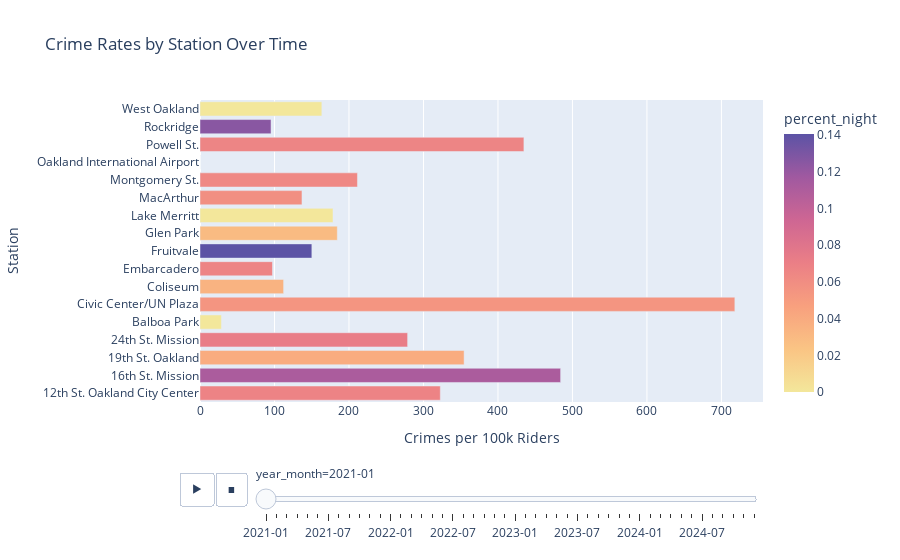

The notebook cell this image was saved under:
### Code cell
fig = px.bar(
    geoCrimeFrame,
    x="crimes_per_100k",
    y="station",
    color="percent_night",
    color_continuous_scale="sunset",
    animation_frame="year_month",
    title="Crime Rates by Station Over Time",
    labels={"crimes_per_100k": "Crimes per 100k Riders", "station": "Station"}
)

fig.show()

### Figure 1 — Plotly figure (JSON) as saved in the notebook; plotly's stock layout.template omitted (floating-point values rounded to 4 significant figures)
{"data": [{"alignmentgroup": "True", "hovertemplate": "year_month=2021-01<br>Crimes per 100k Riders=%{x}<br>Station=%{y}<br>percent_night=%{marker.color}<extra></extra>", "legendgroup": "", "marker": {"color": [0.06742, 0.1117, 0.03896, 0.07207, 0, 0.05455, 0.03448, 0.06667, 0.1406, 0.02941, 0, 0.05882, 0.06383, 0, 0.06612, 0.125, 0], "coloraxis": "coloraxis", "pattern": {"shape": ""}}, "name": "", "offsetgroup": "", "orientation": "h", "showlegend": false, "textposition": "auto", "type": "bar", "x": [322.6, 484.1, 354.5, 278.7, 28.75, 718.0, 112.2, 97.29, 150.2, 184.3, 178.5, 136.9, 211.4, 0, 434.8, 95.36, 163.6], "xaxis": "x", "y": ["12th St. Oakland City Center", "16th St. Mission", "19th St. Oakland", "24th St. Mission", "Balboa Park", "Civic Center/UN Plaza", "Coliseum", "Embarcadero", "Fruitvale", "Glen Park", "Lake Merritt", "MacArthur", "Montgomery St.", "Oakland International Airport", "Powell St.", "Rockridge", "West Oakland"], "yaxis": "y"}], "layout": {"barmode": "relative", "coloraxis": {"colorbar": {"title": {"text": "percent_night"}}, "colorscale": [[0, "rgb(243, 231, 155)"], [0.1667, "rgb(250, 196, 132)"], [0.3333, "rgb(248, 160, 126)"], [0.5, "rgb(235, 127, 134)"], [0.6667, "rgb(206, 102, 147)"], [0.8333, "rgb(160, 89, 160)"], [1, "rgb(92, 83, 165)"]]}, "legend": {"tracegroupgap": 0}, "sliders": [{"active": 0, "currentvalue": {"prefix": "year_month="}, "len": 0.9, "pad": {"b": 10, "t": 60}, "steps": [{"args": [["2021-01"], {"frame": {"duration": 0, "redraw": true}, "fromcurrent": true, "mode": "immediate", "transition": {"duration": 0, "easing": "linear"}}], "label": "2021-01", "method": "animate"}, {"args": [["2021-02"], {"frame": {"duration": 0, "redraw": true}, "fromcurrent": true, "mode": "immediate", "transition": {"duration": 0, "easing": "linear"}}], "label": "2021-02", "method": "animate"}, {"args": [["2021-03"], {"frame": {"duration": 0, "redraw": true}, "fromcurrent": true, "mode": "immediate", "transition": {"duration": 0, "easing": "linear"}}], "label": "2021-03", "method": "animate"}, {"args": [["2021-04"], {"frame": {"duration": 0, "redraw": true}, "fromcurrent": true, "mode": "immediate", "transition": {"duration": 0, "easing": "linear"}}], "label": "2021-04", "method": "animate"}, {"args": [["2021-05"], {"frame": {"duration": 0, "redraw": true}, "fromcurrent": true, "mode": "immediate", "transition": {"duration": 0, "easing": "linear"}}], "label": "2021-05", "method": "animate"}, {"args": [["2021-06"], {"frame": {"duration": 0, "redraw": true}, "fromcurrent": true, "mode": "immediate", "transition": {"duration": 0, "easing": "linear"}}], "label": "2021-06", "method": "animate"}, {"args": [["2021-07"], {"frame": {"duration": 0, "redraw": true}, "fromcurrent": true, "mode": "immediate", "transition": {"duration": 0, "easing": "linear"}}], "label": "2021-07", "method": "animate"}, {"args": [["2021-08"], {"frame": {"duration": 0, "redraw": true}, "fromcurrent": true, "mode": "immediate", "transition": {"duration": 0, "easing": "linear"}}], "label": "2021-08", "method": "animate"}, {"args": [["2021-09"], {"frame": {"duration": 0, "redraw": true}, "fromcurrent": true, "mode": "immediate", "transition": {"duration": 0, "easing": "linear"}}], "label": "2021-09", "method": "animate"}, {"args": [["2021-10"], {"frame": {"duration": 0, "redraw": true}, "fromcurrent": true, "mode": "immediate", "transition": {"duration": 0, "easing": "linear"}}], "label": "2021-10", "method": "animate"}, {"args": [["2021-11"], {"frame": {"duration": 0, "redraw": true}, "fromcurrent": true, "mode": "immediate", "transition": {"duration": 0, "easing": "linear"}}], "label": "2021-11", "method": "animate"}, {"args": [["2021-12"], {"frame": {"duration": 0, "redraw": true}, "fromcurrent": true, "mode": "immediate", "transition": {"duration": 0, "easing": "linear"}}], "label": "2021-12", "method": "animate"}, {"args": [["2022-01"], {"frame": {"duration": 0, "redraw": true}, "fromcurrent": true, "mode": "immediate", "transition": {"duration": 0, "easing": "linear"}}], "label": "2022-01", "method": "animate"}, {"args": [["2022-02"], {"frame": {"duration": 0, "redraw": true}, "fromcurrent": true, "mode": "immediate", "transition": {"duration": 0, "easing": "linear"}}], "label": "2022-02", "method": "animate"}, {"args": [["2022-03"], {"frame": {"duration": 0, "redraw": true}, "fromcurrent": true, "mode": "immediate", "transition": {"duration": 0, "easing": "linear"}}], "label": "2022-03", "method": "animate"}, {"args": [["2022-04"], {"frame": {"duration": 0, "redraw": true}, "fromcurrent": true, "mode": "immediate", "transition": {"duration": 0, "easing": "linear"}}], "label": "2022-04", "method": "animate"}, {"args": [["2022-05"], {"frame": {"duration": 0, "redraw": true}, "fromcurrent": true, "mode": "immediate", "transition": {"duration": 0, "easing": "linear"}}], "label": "2022-05", "method": "animate"}, {"args": [["2022-06"], {"frame": {"duration": 0, "redraw": true}, "fromcurrent": true, "mode": "immediate", "transition": {"duration": 0, "easing": "linear"}}], "label": "2022-06", "method": "animate"}, {"args": [["2022-07"], {"frame": {"duration": 0, "redraw": true}, "fromcurrent": true, "mode": "immediate", "transition": {"duration": 0, "easing": "linear"}}], "label": "2022-07", "method": "animate"}, {"args": [["2022-08"], {"frame": {"duration": 0, "redraw": true}, "fromcurrent": true, "mode": "immediate", "transition": {"duration": 0, "easing": "linear"}}], "label": "2022-08", "method": "animate"}, {"args": [["2022-09"], {"frame": {"duration": 0, "redraw": true}, "fromcurrent": true, "mode": "immediate", "transition": {"duration": 0, "easing": "linear"}}], "label": "2022-09", "method": "animate"}, {"args": [["2022-10"], {"frame": {"duration": 0, "redraw": true}, "fromcurrent": true, "mode": "immediate", "transition": {"duration": 0, "easing": "linear"}}], "label": "2022-10", "method": "animate"}, {"args": [["2022-11"], {"frame": {"duration": 0, "redraw": true}, "fromcurrent": true, "mode": "immediate", "transition": {"duration": 0, "easing": "linear"}}], "label": "2022-11", "method": "animate"}, {"args": [["2022-12"], {"frame": {"duration": 0, "redraw": true}, "fromcurrent": true, "mode": "immediate", "transition": {"duration": 0, "easing": "linear"}}], "label": "2022-12", "method": "animate"}, {"args": [["2023-01"], {"frame": {"duration": 0, "redraw": true}, "fromcurrent": true, "mode": "immediate", "transition": {"duration": 0, "easing": "linear"}}], "label": "2023-01", "method": "animate"}, {"args": [["2023-02"], {"frame": {"duration": 0, "redraw": true}, "fromcurrent": true, "mode": "immediate", "transition": {"duration": 0, "easing": "linear"}}], "label": "2023-02", "method": "animate"}, {"args": [["2023-03"], {"frame": {"duration": 0, "redraw": true}, "fromcurrent": true, "mode": "immediate", "transition": {"duration": 0, "easing": "linear"}}], "label": "2023-03", "method": "animate"}, {"args": [["2023-04"], {"frame": {"duration": 0, "redraw": true}, "fromcurrent": true, "mode": "immediate", "transition": {"duration": 0, "easing": "linear"}}], "label": "2023-04", "method": "animate"}, {"args": [["2023-05"], {"frame": {"duration": 0, "redraw": true}, "fromcurrent": true, "mode": "immediate", "transition": {"duration": 0, "easing": "linear"}}], "label": "2023-05", "method": "animate"}, {"args": [["2023-06"], {"frame": {"duration": 0, "redraw": true}, "fromcurrent": true, "mode": "immediate", "transition": {"duration": 0, "easing": "linear"}}], "label": "2023-06", "method": "animate"}, {"args": [["2023-07"], {"frame": {"duration": 0, "redraw": true}, "fromcurrent": true, "mode": "immediate", "transition": {"duration": 0, "easing": "linear"}}], "label": "2023-07", "method": "animate"}, {"args": [["2023-08"], {"frame": {"duration": 0, "redraw": true}, "fromcurrent": true, "mode": "immediate", "transition": {"duration": 0, "easing": "linear"}}], "label": "2023-08", "method": "animate"}, {"args": [["2023-09"], {"frame": {"duration": 0, "redraw": true}, "fromcurrent": true, "mode": "immediate", "transition": {"duration": 0, "easing": "linear"}}], "label": "2023-09", "method": "animate"}, {"args": [["2023-10"], {"frame": {"duration": 0, "redraw": true}, "fromcurrent": true, "mode": "immediate", "transition": {"duration": 0, "easing": "linear"}}], "label": "2023-10", "method": "animate"}, {"args": [["2023-11"], {"frame": {"duration": 0, "redraw": true}, "fromcurrent": true, "mode": "immediate", "transition": {"duration": 0, "easing": "linear"}}], "label": "2023-11", "method": "animate"}, {"args": [["2023-12"], {"frame": {"duration": 0, "redraw": true}, "fromcurrent": true, "mode": "immediate", "transition": {"duration": 0, "easing": "linear"}}], "label": "2023-12", "method": "animate"}, {"args": [["2024-01"], {"frame": {"duration": 0, "redraw": true}, "fromcurrent": true, "mode": "immediate", "transition": {"duration": 0, "easing": "linear"}}], "label": "2024-01", "method": "animate"}, {"args": [["2024-02"], {"frame": {"duration": 0, "redraw": true}, "fromcurrent": true, "mode": "immediate", "transition": {"duration": 0, "easing": "linear"}}], "label": "2024-02", "method": "animate"}, {"args": [["2024-03"], {"frame": {"duration": 0, "redraw": true}, "fromcurrent": true, "mode": "immediate", "transition": {"duration": 0, "easing": "linear"}}], "label": "2024-03", "method": "animate"}, {"args": [["2024-04"], {"frame": {"duration": 0, "redraw": true}, "fromcurrent": true, "mode": "immediate", "transition": {"duration": 0, "easing": "linear"}}], "label": "2024-04", "method": "animate"}, {"args": [["2024-05"], {"frame": {"duration": 0, "redraw": true}, "fromcurrent": true, "mode": "immediate", "transition": {"duration": 0, "easing": "linear"}}], "label": "2024-05", "method": "animate"}, {"args": [["2024-06"], {"frame": {"duration": 0, "redraw": true}, "fromcurrent": true, "mode": "immediate", "transition": {"duration": 0, "easing": "linear"}}], "label": "2024-06", "method": "animate"}, {"args": [["2024-07"], {"frame": {"duration": 0, "redraw": true}, "fromcurrent": true, "mode": "immediate", "transition": {"duration": 0, "easing": "linear"}}], "label": "2024-07", "method": "animate"}, {"args": [["2024-08"], {"frame": {"duration": 0, "redraw": true}, "fromcurrent": true, "mode": "immediate", "transition": {"duration": 0, "easing": "linear"}}], "label": "2024-08", "method": "animate"}, {"args": [["2024-09"], {"frame": {"duration": 0, "redraw": true}, "fromcurrent": true, "mode": "immediate", "transition": {"duration": 0, "easing": "linear"}}], "label": "2024-09", "method": "animate"}, {"args": [["2024-10"], {"frame": {"duration": 0, "redraw": true}, "fromcurrent": true, "mode": "immediate", "transition": {"duration": 0, "easing": "linear"}}], "label": "2024-10", "method": "animate"}, {"args": [["2024-11"], {"frame": {"duration": 0, "redraw": true}, "fromcurrent": true, "mode": "immediate", "transition": {"duration": 0, "easing": "linear"}}], "label": "2024-11", "method": "animate"}, {"args": [["2024-12"], {"frame": {"duration": 0, "redraw": true}, "fromcurrent": true, "mode": "immediate", "transition": {"duration": 0, "easing": "linear"}}], "label": "2024-12", "method": "animate"}], "x": 0.1, "xanchor": "left", "y": 0, "yanchor": "top"}], "title": {"text": "Crime Rates by Station Over Time"}, "updatemenus": [{"buttons": [{"args": [null, {"frame": {"duration": 500, "redraw": true}, "fromcurrent": true, "mode": "immediate", "transition": {"duration": 500, "easing": "linear"}}], "label": "&#9654;", "method": "animate"}, {"args": [[null], {"frame": {"duration": 0, "redraw": true}, "fromcurrent": true, "mode": "immediate", "transition": {"duration": 0, "easing": "linear"}}], "label": "&#9724;", "method": "animate"}], "direction": "left", "pad": {"r": 10, "t": 70}, "showactive": false, "type": "buttons", "x": 0.1, "xanchor": "right", "y": 0, "yanchor": "top"}], "xaxis": {"anchor": "y", "domain": [0, 1], "title": {"text": "Crimes per 100k Riders"}}, "yaxis": {"anchor": "x", "domain": [0, 1], "title": {"text": "Station"}}}}
